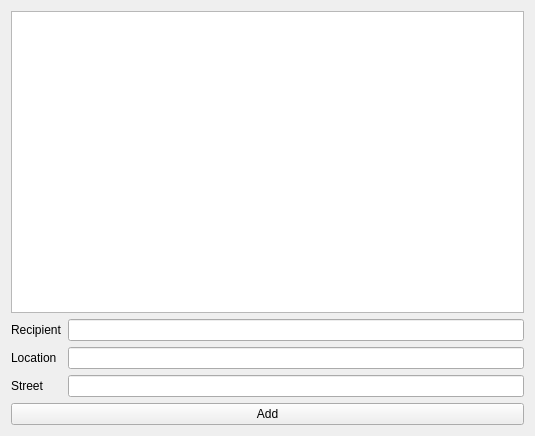
<?xml version="1.0" encoding="UTF-8"?>
<ui version="4.0">
 <class>CompanyView</class>
 <widget class="QWidget" name="CompanyView">
  <property name="geometry">
   <rect>
    <x>0</x>
    <y>0</y>
    <width>535</width>
    <height>436</height>
   </rect>
  </property>
  <property name="windowTitle">
   <string>Form</string>
  </property>
  <layout class="QVBoxLayout" name="verticalLayout">
   <item>
    <widget class="QListWidget" name="listWidgetPackage"/>
   </item>
   <item>
    <layout class="QFormLayout" name="formLayout">
     <item row="1" column="0">
      <widget class="QLabel" name="label">
       <property name="text">
        <string>Recipient</string>
       </property>
      </widget>
     </item>
     <item row="1" column="1">
      <widget class="QLineEdit" name="lineEditRecipient"/>
     </item>
     <item row="3" column="0">
      <widget class="QLabel" name="label_2">
       <property name="text">
        <string>Street</string>
       </property>
      </widget>
     </item>
     <item row="3" column="1">
      <widget class="QLineEdit" name="lineEditStreet"/>
     </item>
     <item row="2" column="0">
      <widget class="QLabel" name="label_3">
       <property name="text">
        <string>Location</string>
       </property>
      </widget>
     </item>
     <item row="2" column="1">
      <widget class="QLineEdit" name="lineEditLocation"/>
     </item>
    </layout>
   </item>
   <item>
    <widget class="QPushButton" name="pushButtonAdd">
     <property name="text">
      <string>Add</string>
     </property>
    </widget>
   </item>
  </layout>
 </widget>
 <resources/>
 <connections>
  <connection>
   <sender>pushButtonAdd</sender>
   <signal>clicked()</signal>
   <receiver>CompanyView</receiver>
   <slot>addPackage()</slot>
   <hints>
    <hint type="sourcelabel">
     <x>294</x>
     <y>408</y>
    </hint>
    <hint type="destinationlabel">
     <x>517</x>
     <y>429</y>
    </hint>
   </hints>
  </connection>
 </connections>
 <slots>
  <slot>addPackage()</slot>
 </slots>
</ui>
